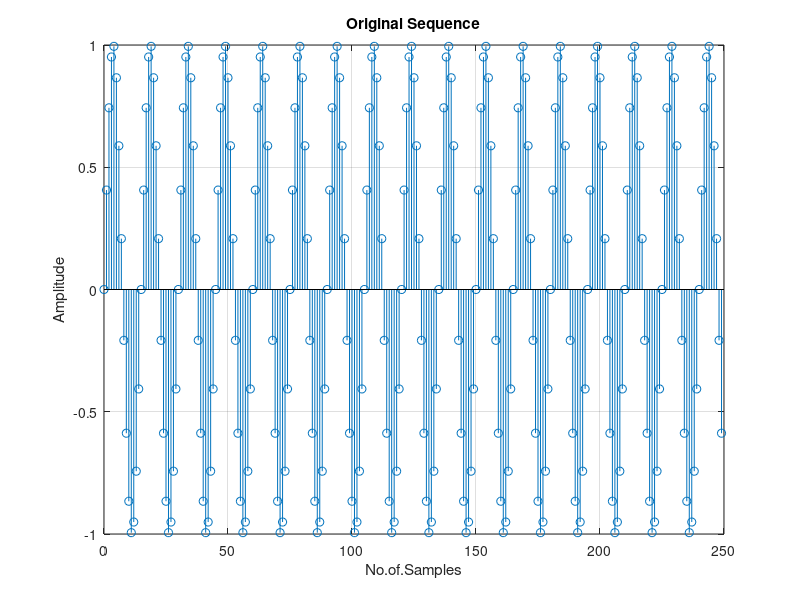
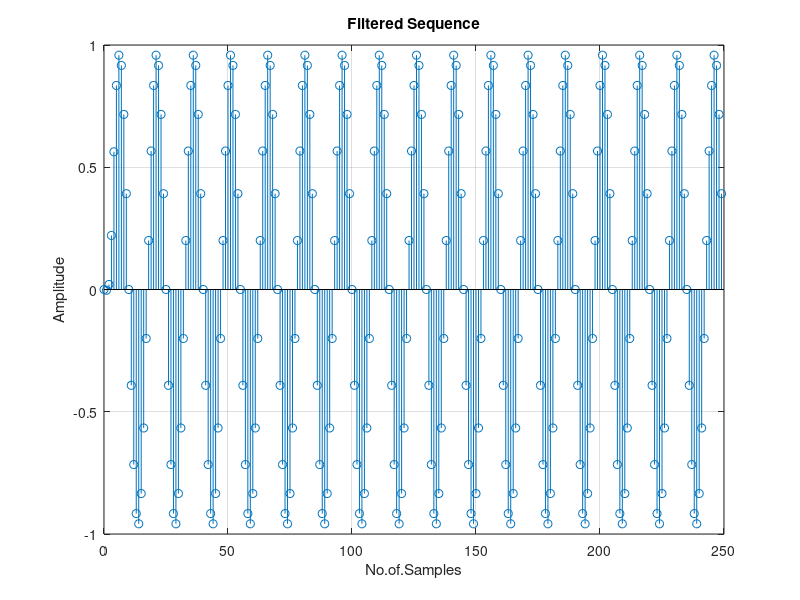
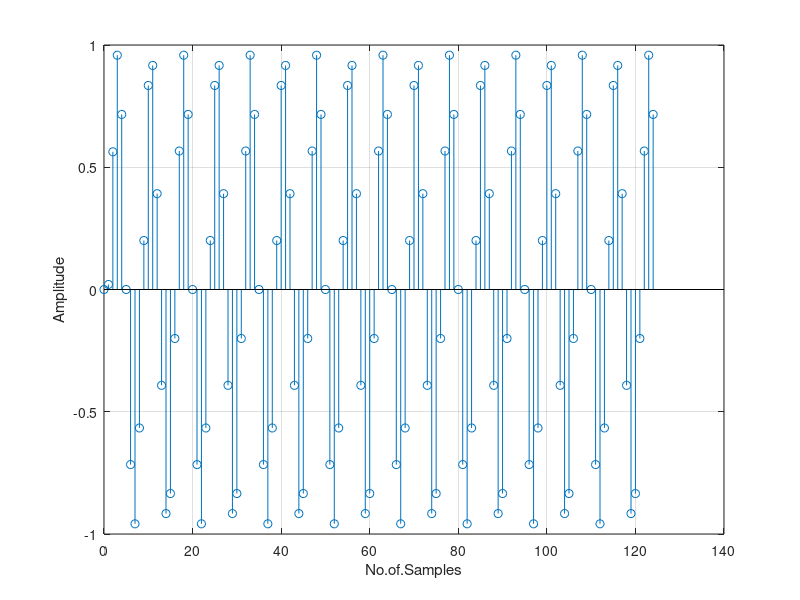

The MATLAB source for these figures, in order:
clc;
clear;
close all;

N = 250 ;
n = 0:1:N-1;
x = sin(2*pi*n/15);
M = 2;

figure(1)
stem(n,x);
grid on;
xlabel('No.of.Samples');
ylabel('Amplitude');
title('Original Sequence');

a = 1;
b = fir1(5,0.5,'Low');
y = filter(b,a,x);

figure(2)
stem(n,y);
grid on;
xlabel('No.of.Samples');
ylabel('Amplitude');
title('Filtered Sequence');

x1=y(1:M:N);
n1=1:1:N/M;
figure(3)

stem(n1-1,x1);
grid on;
xlabel('No.of.Samples');
ylabel('Amplitude');
